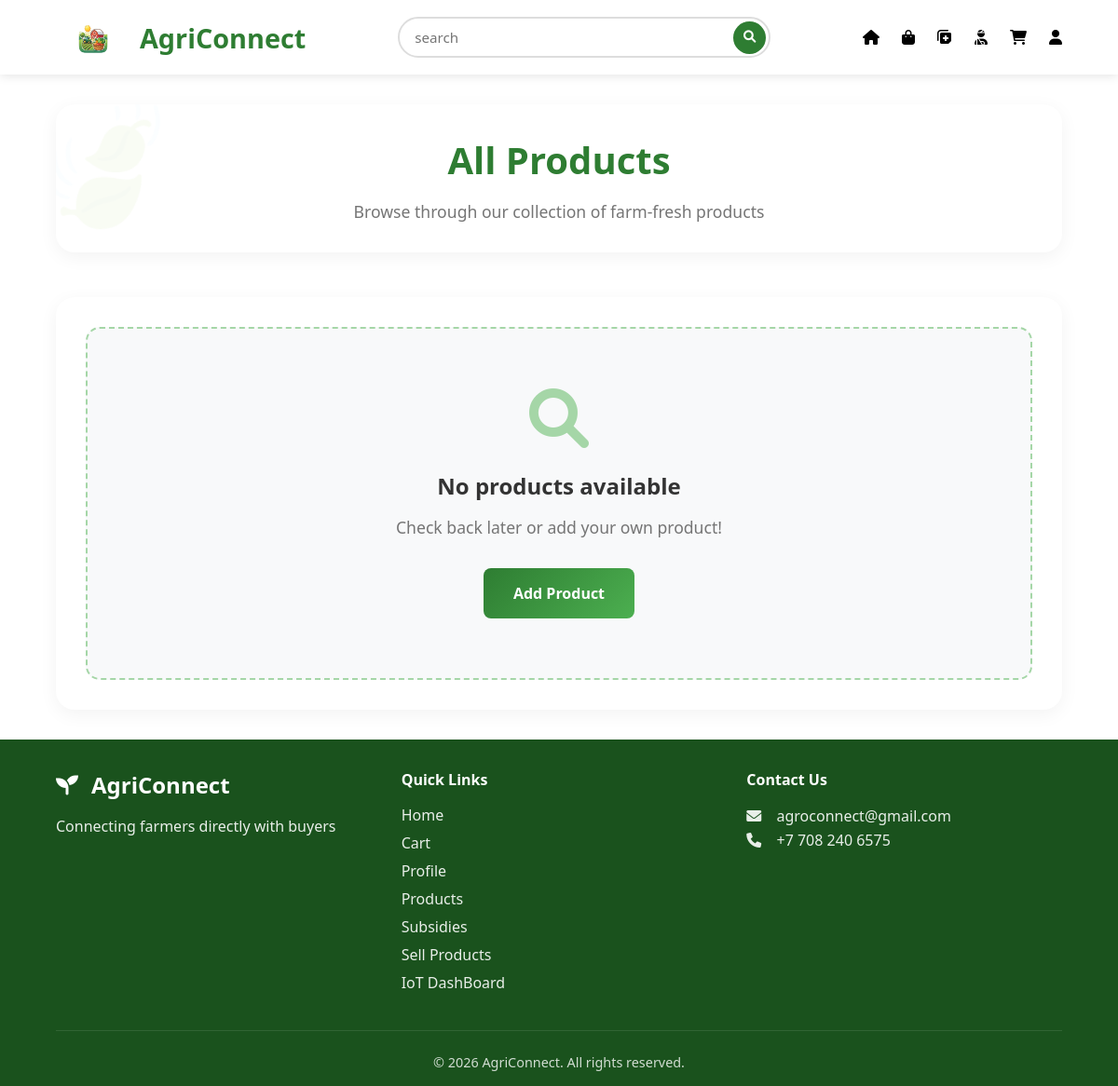
The page /products/ (signed in) on the database as committed earlier.
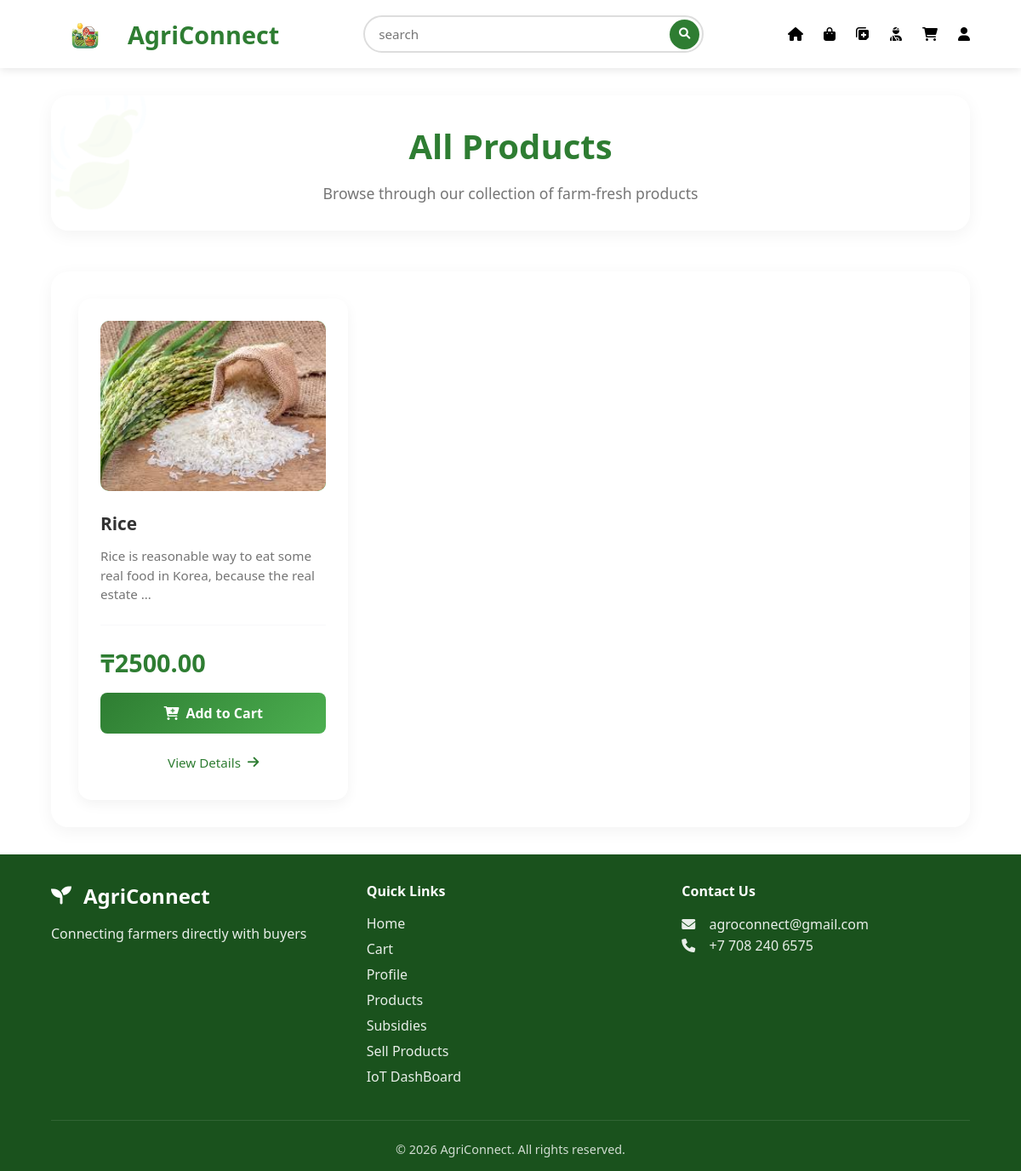
The same page on the database as committed later.
### farmer_app/models.py (models this page shows, shortened)
class Products(models.Model):
    image = models.ImageField(upload_to="products/", null=True, blank=True)
    farmer = models.ForeignKey(Farmer, on_delete=models.CASCADE)
    name = models.CharField(max_length=120)
    slug = AutoSlugField(populate_from='name', unique=True, always_update=False)
    price = models.DecimalField(
        max_digits=10,
        decimal_places=2,
        validators=[MinValueValidator(Decimal('0.01'))]
    )
    excerpt = models.CharField(max_length=200, null=True, blank=True)
    description = models.TextField()
    harvest_date = models.DateField(default=timezone.now)
    category = models.ForeignKey(Categories, on_delete=models.CASCADE)

### farmer_app/views.py (the view)
# urls.py: path('products/', views.products, name='products'),
def products(request):
    products_list = Products.objects.all()
    return render(request, 'products.html', {
        'products': products_list,
        'categories': Categories.objects.all()
    })

### farmer_app/templates/products.html (shortened to what this page needs)
{% extends "base.html" %}
{% load static %}
{% block extra_css %}
<link rel="stylesheet" href="{% static 'css/products.css' %}">
{% endblock %}
{% block content %}
<div class="products-header">
    <h1>All Products</h1>
    <p class="subtitle">Browse through our collection of farm-fresh products</p>
</div>
<div class="products-grid">
    {% for product in products %}
    <div class="product-card">
        <div class="product-img-placeholder">
            {% if product.image %}
                <img src="{{ product.image.url }}" alt="{{ product.name }}">
            {% else %}
                <i class="fas fa-seedling"></i>
            {% endif %}
        </div>
        <h3>{{ product.name }}</h3>
        <p class="product-description">{{ product.excerpt|truncatewords:15 }}</p>
        <div class="product-footer">
            <div class="price">₸{{ product.price|floatformat:2 }}</div>
            {% if user.is_authenticated and product.farmer.buyer.user != user %}
                <form method="post" action="{% url 'add-to-cart' product.id %}">
                    <button type="submit" class="add-to-cart-btn">
                        <i class="fas fa-cart-plus"></i> Add to Cart
                    </button>
                </form>
            {% endif %}
            <a href="{% url 'product-details' product.slug %}" class="view-details">
                View Details <i class="fas fa-arrow-right"></i>
            </a>
        </div>
    </div>
    {% empty %}
    <div class="no-products">
        <i class="fas fa-search"></i>
        <h3>No products available</h3>
        <p>Check back later or add your own product!</p>
        <a href="{% url 'add-product' %}" class="btn">Add Product</a>
    </div>
    {% endfor %}
</div>
{% endblock %}

Rows that differ between the two databases and show on the page:
added Products: image (picture), name "Rice", excerpt "Rice is reasonable way to eat some real food in Korea, because the real estate …", price "2500.00", shows "Add to Cart"
Other text that changed with them:
text no longer shown: "No products available Check back later or add your own product! Add Product"
